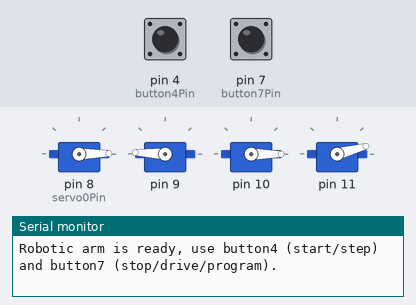
Recording of a sketch running on a simulated Arduino Uno, built with avr-gcc and run on an emulated ATmega328P. On the bench: 4 × servo, the last lines printed to the serial monitor. Inputs (shaded band) come from the test bench; at power-on: pin 7 (button7Pin) HIGH, pin 4 (button4Pin) HIGH.

Above: at 1.2 s.
1.3 s: pin 7 (button7Pin) pulled LOW for 0.15 s
At 2.79 s:
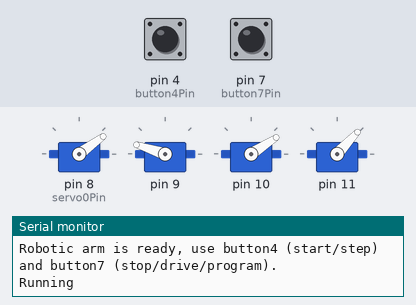
At 3.21 s:
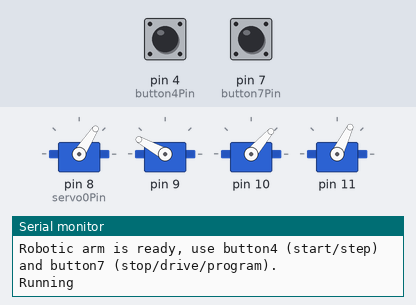
4.4 s: pin 7 (button7Pin) pulled LOW for 1 s
8.0 s: pin 7 (button7Pin) pulled LOW for 0.15 s
At 8.5 s:
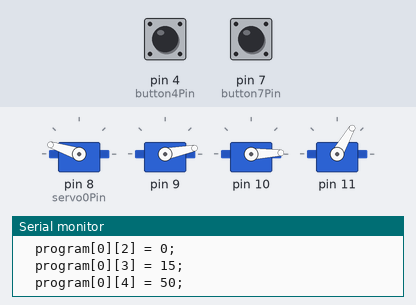
10.4 s: pin 7 (button7Pin) pulled LOW for 3.2 s
Timing chart, 0 to 15.8 s (numbered marks = the images above; inputs shaded):
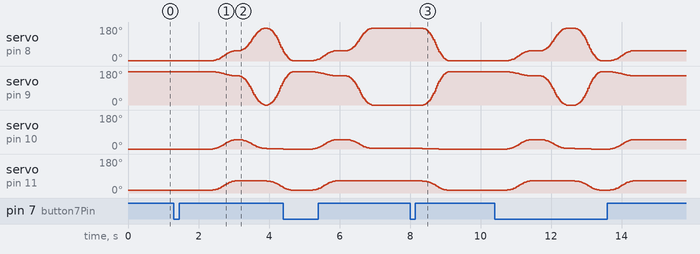

Measured:
- after the input at 1.3 s, servo on pin 8 (servo0Pin): rises from 1° to 174° in 1.5 s, then falls to 62° in 0.51 s; servo on pin 10: rises from 0° to 50° in 0.65 s, then falls to 1° in 1.2 s; servo on pin 11: rises from 15° to 64° in 0.63 s, then falls to 32° in 1.3 s
- after the input at 8.0 s, servo on pin 8 (servo0Pin): moves from 174° to 1° over 0.74 s, starting after 0.35 s; servo on pin 9: moves from 0° to 176° over 0.71 s, starting after 0.38 s; servo on pin 10: 3° → 2° after 0.35 s, → 1° 0.31 s later, → 0° 0.16 s later; servo on pin 11: moves from 64° to 15° over 0.69 s, starting after 0.35 s
- by itself, servo on pin 9: rises from 114° to 176° in 0.27 s, then falls to 0° in 2.2 s

The sketch:

RoboticArm.ino
```cpp
#include <Servo.h>

/*
 * To use this program use the two buttons for control, the initial state is "Step".
 *
 * Button4
 *  First click "Run" run testMovement or Program
 *  Second click "Step" start program stepping mode (each subsequent click advances program one line)
 *
 * Button7
 *  First click "Stop" stop movement/programming/stepping
 *  Second click "Driving" - driving mode - arms move according to pot values (each subsequent click adds a line to the program)
 *
 *  To see output connect Tools -> Serial Monitor 9600 Baud
 *    In stepping mode each step outputs code that can be used to initialise
 *    the program, look for "// Start of Program" and "// End of Program"
 */

// These control the start angle and the degree of movement to each side when
// running without a program.
// Moves from testMoveStart - testMoveRange/2 to testMoveStart + testMoveRange/2
const int testMoveStart = 90;
const int testMoveRange = 90;

// uArm Pin settings
const int button4Pin = 4;
const int button7Pin = 7;
const int servo0Pin = 8; // increments pins for each servo so servo3 is pin 10
const int pot0Pin = A5; // decrements pins for each pot so pot3 for servo3 is A3

// The PWM settings for each servo, defaults are 544 to 2400
// the third setting is a speed multiplier as a percentage eg 100 for 100% speed (unused)
const int servoLimits[6][3] = {
  {800, 2200, 100}, // 6 (fingers)
  {750, 2000, 100}, // 4 (white rotation)
  {900, 1800, 20}, // 3? (point down/up)
  {750, 1900, 20}, // 2? (forwards backwards)
  {544, 2400, 100},
  {544, 2400, 100}
};

// These variables are set to true when a button press is detected and set to false when
// the button action has been handled.
bool button4Pressed = false;
bool button7Pressed = false;

// Allow a certain amount of movement to happen without being detected as "different"
// this accounts for small changes to the pot values that were unintentional.
// If the calculated angle is within jitter degrees of the old value it isn't counted
// as having changed. So you can press record new line multiple times but only one value
// is stored.
// This is also used in driving mode to not move the arm until the new value is at least
// jitter degrees that the current value (makes movement less accurate but less jerky).
const int jitter = 5;

// How many servos/pots are connected - starting at servo0Pin and pot0Pin
const int servoCount = 4;

// Control objects for each servo
Servo servos[servoCount];

// Values for each pot (used in driving mode), 0 to 1
float pots[servoCount];

// This is where the program is stored. The maximum size is programMaximumSize. Each
// line in the array contains the angles of each servo the extra item being the number
// steps for the movement currently uses defaultMoveDuration.
const int programMaximumSize = 100;
byte program[programMaximumSize][servoCount+1];
int programLength = 0;
int defaultMoveDuration = 50;

/*
 * From https://github.com/tobiastoft/ArduinoEasing/blob/master/Easing.cpp
 * quadratic easing in/out - acceleration until halfway, then deceleration
 */
float easeInOutQuad (float t, float b, float c, float d)
{
  if ((t/=d/2) < 1) return c/2*t*t + b;
  return -c/2 * ((--t)*(t-2) - 1) + b;
}

/*
 * Initialize each Servo object in order using the values in servoLimits
 */
void initServos()
{
  for (int servo = 0; servo < servoCount; servo++)
  {
    servos[servo].attach(servo0Pin + servo, servoLimits[servo][0], servoLimits[servo][1]);
    if (programLength > 0)
    {
      // If there is a program move the each servo to the starting position
      servos[servo].write(program[0][servo]);
    }
    else
    {
      // If there is no program move to the middle of test movement
      servos[servo].write(testMoveStart);
    }
  }
}

/*
 * Initialize the pot inputs
 */
void initPots()
{
  for (int i = 0; i < servoCount; i++)
  {
    pinMode(pot0Pin - i, INPUT);
  }
}

/*
 * Initialize the button inputs - these are default HIGH so a press is LOW
 */
void initButtons()
{
  pinMode(button4Pin, INPUT);
  pinMode(button7Pin, INPUT);
}

/*
 * Start point of whole program
 *  Loads the initial program (if required)
 *  Initializes inputs and servos
 *  Starts the serial communication for debugging and program recording
 */
void setup()
{
  // Load the program, optional, can be removed or commented out when not required
  loadInitialProgram();

  // Initialize the inputs and outputs
  initServos();
  initPots();
  initButtons();

  Serial.begin(9600);
  Serial.println("Robotic arm is ready, use button4 (start/step) and button7 (stop/drive/program).");
}

/*
 * You can paste the information returned in serial mode to enter a default program here.
 * Without calling this when in "Run" mode a sequence of test movements is performed instead.
 */
void loadInitialProgram()
{
  // Start of program
  program[0][0] = 1;
  program[0][1] = 177;
  program[0][2] = 0;
  program[0][3] = 15;
  program[0][4] = 50;
  program[1][0] = 56;
  program[1][1] = 155;
  program[1][2] = 51;
  program[1][3] = 65;
  program[1][4] = 50;
  program[2][0] = 175;
  program[2][1] = 0;
  program[2][2] = 3;
  program[2][3] = 64;
  program[2][4] = 50;
  programLength = 3;
  // End of program
}

// Stores the current "mode" of the program, these values are changed due to button presses.
bool driving = false;
bool running = false;
bool stepping = false;
bool nextStep = false;

/*
 * Main running loop of the program
 */
void loop() {
  if (running || (stepping && nextStep))
  {
    if (programLength == 0)
    {
      performTestMoves();
      delayButtons(200);
    }
    else
    {
      performProgram();
      nextStep = false;
      delayButtons(10);
    }
  }
  else if (driving) {
    readPots();
    driveServos();
    delayButtons(10);
  }
  else
  {
    // Not running or driving
    delayButtons(200);
  }

  // If the flag has been set indicating a button press, react to button and clear flag
  if (button4Pressed || button7Pressed)
  {
    if (button4Pressed)
    {
      if (driving)
      {
        Serial.println("Add line");
        addProgramLine();
      }
      else if (!running && !stepping)
      {
        driving = true;
        Serial.println("Driving");
      }
      else
      {
        running = false;
        stepping = false;
        Serial.println("Stopping");
      }
      button4Pressed = false;
    }
    if (button7Pressed)
    {
      driving = false;
      if (stepping)
      {
        nextStep = true;
        // in performServoNextProgramLine() the program is written out for you
      }
      else if (running && programLength > 0)
      {
        running = false;
        stepping = true;
        Serial.println("Stepping");
      }
      else
      {
        running = true;
        Serial.println("Running");
      }
      button7Pressed = false;
    }
    // Delay to help prevent double button presses, should debounce properly
    delay(100);
  }
}

/*
 * While waiting we go into a loop looking for button presses every 20ms
 */
void delayButtons(int duration)
{
  while (duration > 20)
  {
    delay(20);
    readButtons();
    duration -= 20;
  }
  delay(duration);
  readButtons();
}

/*
 * Read the button state only if the current state has not been cleared yet
 */
void readButtons()
{
  if (!button4Pressed)
  {
    button4Pressed = !digitalRead(button4Pin);
  }
  if (!button7Pressed)
  {
    button7Pressed = !digitalRead(button7Pin);
  }
}

/*
 * Read the pot values, in a loop to try to smooth out the values as they were very noisy.
 *  Uncommenting the Serial lines can be used for debugging issues with the values.
 */
void readPots()
{
  //Serial.println("Reading pots");
  for (int servo = 0; servo < servoCount; servo++)
  {
    // Smooth this out by taking a lot of readings an using an average, still pretty noisy though
    int sum = 0;
    int readings = 20;
    for (int j = 0; j < readings; j++)
    {
      sum = sum + analogRead(pot0Pin - servo);
      delay(2);
    }
    pots[servo] = (sum / 1024.0) / readings;
    //Serial.println(pots[i]);
  }
}

/*
 * Move the servos according to the pot values
 */
void driveServos()
{
  for (int servo = 0; servo < servoCount; servo++)
  {
    int target = 180 * pots[servo];
    if (abs(servos[servo].read() - target) > jitter)
    {
      moveServo(servos[servo], target, 10);
    }
  }
}

/*
 * Add a line to the program only when the angle values have changed by more than the jitter value
 */
void addProgramLine()
{
  if (programLength >= programMaximumSize)
  {
    Serial.println("Program too big!");
  }

  bool anyDifferent = false;
  for (int servo = 0; servo < servoCount; servo++)
  {
    // Put each value in the next program line, this will be unused if anyDifferent remains false
    program[programLength][servo] = servos[servo].read();

    // If there are no lines or the value is different enough from the previous value then anyDifferent is true
    if (programLength == 0 || abs(program[programLength - 1][servo] - program[programLength][servo]) > jitter)
    {
      anyDifferent = true;
    }
  }

  // Set the move duration to default - this should be calculated based on the servo speed factor
  program[programLength][servoCount] = defaultMoveDuration;

  if (anyDifferent)
  {
    Serial.print(programLength);
    Serial.print(":");
    // servoCount + 1 to include the duration
    for (int i = 0; i < servoCount + 1; i++)
    {
      Serial.print(" ");
      Serial.print(program[programLength][i]);
    }
    Serial.println("");
    programLength++;
  }
  else
  {
    Serial.println("No changes to pots, line ignored.");
  }
}

/*
 * Move servo to target with easing in duration number of steps
 */
void moveServo(Servo servo, int target, int duration)
{
  int start = servo.read();
  for (int pos = 0; pos < duration; pos++)
  {
    //move servo from start to angle degrees forward
    servo.write(easeInOutQuad(pos, start, target - start, duration));
    delayButtons(15);
  }
}

/*
 * Move left, right, back to center each servo in turn
 */
int currentTestServo = 0;
void performTestMoves()
{
  int deflection = testMoveRange / 2;
  // move negative
  moveServo(servos[currentTestServo], testMoveStart - deflection, 25);
  // move positive
  moveServo(servos[currentTestServo], testMoveStart + deflection, 50);
  // move back to center
  moveServo(servos[currentTestServo], testMoveStart, 25);

  // Count eg 0,1,2,0,1,2 (when servoCount is 3)
  currentTestServo++;
  currentTestServo = currentTestServo % servoCount;
}

/*
 * Runs next line of the program, if the last line is reached it starts again from 0
 */
int currentProgramLine = 0;
void performProgram() {
  // Start of program
  if (stepping && currentProgramLine == 0){
    Serial.println("  // Start of program");
  }

  // We move all servos at once so record the starting position
  int start[servoCount];
  for (int servo = 0; servo < servoCount; servo++)
  {
    start[servo] = servos[servo].read();
    // Servo position for program output
    if (stepping) {
      char line[30];
      sprintf(line, "  program[%d][%d] = %d;", currentProgramLine, servo, program[currentProgramLine][servo]);
      Serial.println(line);
    }
  }

  if (stepping)
  {
    // Duration for program output
    char line[30];
    sprintf(line, "  program[%d][%d] = %d;", currentProgramLine, servoCount, program[currentProgramLine][servoCount]);
    Serial.println(line);

    // End of program
    if (currentProgramLine == programLength - 1)
    {
      char line[30];
      sprintf(line, "  programLength = %d;", programLength);
      Serial.println(line);
      Serial.println("  // End of program");
    }
  }

  // Ask all servos to move a small distance, pause, repeat, until all movement has hit target
  int duration = program[currentProgramLine][servoCount];
  for (int pos = 0; pos < duration; pos++)
  {
    for (int servo = 0; servo < servoCount; servo++)
    {
      servos[servo].write(easeInOutQuad(pos, start[servo], program[currentProgramLine][servo] - start[servo], duration));
    }
    delayButtons(15);
  }

  // Count the program lines eg 0,1,2,4 (where programLength is 4)
  currentProgramLine++;
  currentProgramLine = currentProgramLine % programLength;
}
```
